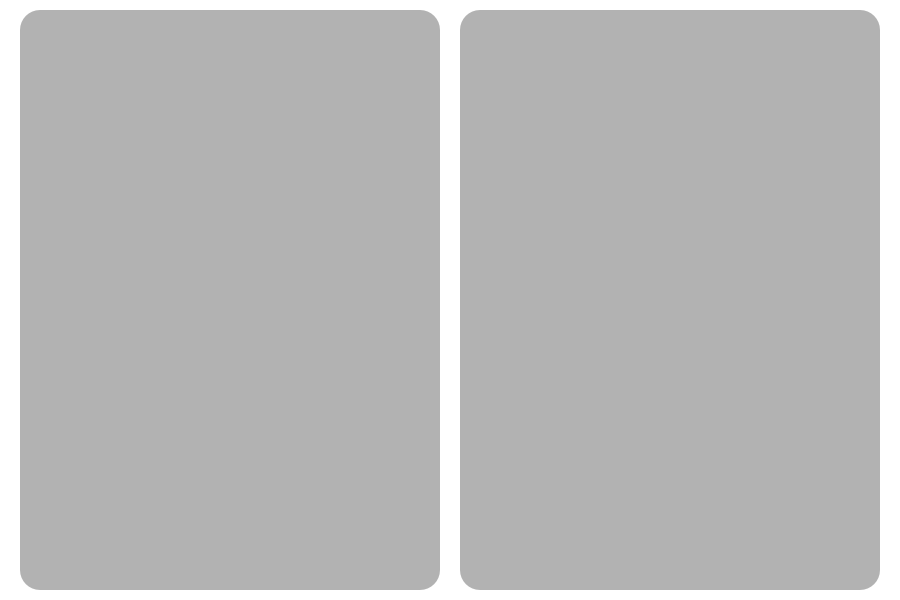
<?xml version="1.0" encoding="UTF-8"?>
<ui version="4.0">
 <class>ct_Home</class>
 <widget class="QFrame" name="ct_Home">
  <property name="geometry">
   <rect>
    <x>0</x>
    <y>0</y>
    <width>900</width>
    <height>600</height>
   </rect>
  </property>
  <property name="windowTitle">
   <string>Frame</string>
  </property>
  <property name="styleSheet">
   <string notr="true">QFrame {
background: transparent
}</string>
  </property>
  <widget class="QFrame" name="fr_ListaEstoque">
   <property name="geometry">
    <rect>
     <x>460</x>
     <y>10</y>
     <width>420</width>
     <height>580</height>
    </rect>
   </property>
   <property name="styleSheet">
    <string notr="true">QFrame {
background: rgba(0, 0, 0, 30%);
border: none;
border-radius: 20px
}</string>
   </property>
  </widget>
  <widget class="QFrame" name="fr_VendasAbertas">
   <property name="geometry">
    <rect>
     <x>20</x>
     <y>10</y>
     <width>420</width>
     <height>580</height>
    </rect>
   </property>
   <property name="styleSheet">
    <string notr="true">QFrame {
background: rgba(0, 0, 0, 30%);
border: none;
border-radius: 20px

}</string>
   </property>
   <property name="frameShape">
    <enum>QFrame::StyledPanel</enum>
   </property>
   <property name="frameShadow">
    <enum>QFrame::Raised</enum>
   </property>
  </widget>
 </widget>
 <resources/>
 <connections/>
</ui>
